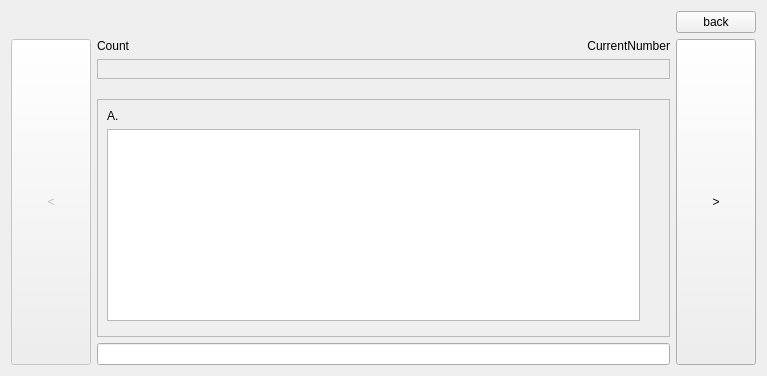
<?xml version="1.0" encoding="UTF-8"?>
<ui version="4.0">
 <class>Form</class>
 <widget class="QWidget" name="Form">
  <property name="geometry">
   <rect>
    <x>0</x>
    <y>0</y>
    <width>767</width>
    <height>376</height>
   </rect>
  </property>
  <property name="windowTitle">
   <string>Form</string>
  </property>
  <layout class="QGridLayout" name="gridLayout">
   <item row="1" column="1">
    <layout class="QHBoxLayout" name="horizontalLayout_2">
     <item>
      <widget class="QLabel" name="labelCount">
       <property name="sizePolicy">
        <sizepolicy hsizetype="Preferred" vsizetype="Maximum">
         <horstretch>0</horstretch>
         <verstretch>0</verstretch>
        </sizepolicy>
       </property>
       <property name="text">
        <string>Count</string>
       </property>
      </widget>
     </item>
     <item>
      <widget class="QLabel" name="labelCurrentNumber">
       <property name="sizePolicy">
        <sizepolicy hsizetype="Preferred" vsizetype="Maximum">
         <horstretch>0</horstretch>
         <verstretch>0</verstretch>
        </sizepolicy>
       </property>
       <property name="text">
        <string>CurrentNumber</string>
       </property>
       <property name="alignment">
        <set>Qt::AlignRight|Qt::AlignTrailing|Qt::AlignVCenter</set>
       </property>
      </widget>
     </item>
    </layout>
   </item>
   <item row="3" column="1">
    <spacer name="verticalSpacer_2">
     <property name="orientation">
      <enum>Qt::Vertical</enum>
     </property>
     <property name="sizeHint" stdset="0">
      <size>
       <width>20</width>
       <height>40</height>
      </size>
     </property>
    </spacer>
   </item>
   <item row="2" column="1">
    <widget class="QFrame" name="frameQuestion">
     <property name="frameShape">
      <enum>QFrame::StyledPanel</enum>
     </property>
     <property name="frameShadow">
      <enum>QFrame::Raised</enum>
     </property>
     <layout class="QVBoxLayout" name="verticalLayout"/>
    </widget>
   </item>
   <item row="5" column="1">
    <widget class="QLineEdit" name="lineEditAnswer">
     <property name="text">
      <string/>
     </property>
    </widget>
   </item>
   <item row="4" column="1">
    <widget class="QFrame" name="frameExplanation">
     <property name="sizePolicy">
      <sizepolicy hsizetype="Preferred" vsizetype="Fixed">
       <horstretch>0</horstretch>
       <verstretch>0</verstretch>
      </sizepolicy>
     </property>
     <property name="frameShape">
      <enum>QFrame::StyledPanel</enum>
     </property>
     <property name="frameShadow">
      <enum>QFrame::Raised</enum>
     </property>
     <layout class="QGridLayout" name="gridLayout_3">
      <item row="1" column="0">
       <widget class="QTextEdit" name="textEditExplanation">
        <property name="sizePolicy">
         <sizepolicy hsizetype="Expanding" vsizetype="Fixed">
          <horstretch>0</horstretch>
          <verstretch>0</verstretch>
         </sizepolicy>
        </property>
       </widget>
      </item>
      <item row="0" column="0">
       <widget class="QLabel" name="labelResult">
        <property name="sizePolicy">
         <sizepolicy hsizetype="Preferred" vsizetype="Fixed">
          <horstretch>0</horstretch>
          <verstretch>0</verstretch>
         </sizepolicy>
        </property>
        <property name="text">
         <string>A.</string>
        </property>
       </widget>
      </item>
      <item row="0" column="1" rowspan="3">
       <spacer name="verticalSpacer_3">
        <property name="orientation">
         <enum>Qt::Vertical</enum>
        </property>
        <property name="sizeHint" stdset="0">
         <size>
          <width>20</width>
          <height>40</height>
         </size>
        </property>
       </spacer>
      </item>
     </layout>
    </widget>
   </item>
   <item row="1" column="2" rowspan="5">
    <widget class="QPushButton" name="pushButtonNext">
     <property name="sizePolicy">
      <sizepolicy hsizetype="Minimum" vsizetype="Expanding">
       <horstretch>0</horstretch>
       <verstretch>0</verstretch>
      </sizepolicy>
     </property>
     <property name="text">
      <string>&gt;</string>
     </property>
    </widget>
   </item>
   <item row="1" column="0" rowspan="5">
    <widget class="QPushButton" name="pushButtonPrev">
     <property name="enabled">
      <bool>false</bool>
     </property>
     <property name="sizePolicy">
      <sizepolicy hsizetype="Minimum" vsizetype="Expanding">
       <horstretch>0</horstretch>
       <verstretch>0</verstretch>
      </sizepolicy>
     </property>
     <property name="text">
      <string>&lt;</string>
     </property>
    </widget>
   </item>
   <item row="0" column="0" colspan="3">
    <layout class="QHBoxLayout" name="horizontalLayout_1">
     <item>
      <spacer name="horizontalSpacer_4">
       <property name="orientation">
        <enum>Qt::Horizontal</enum>
       </property>
       <property name="sizeHint" stdset="0">
        <size>
         <width>40</width>
         <height>20</height>
        </size>
       </property>
      </spacer>
     </item>
     <item>
      <widget class="QPushButton" name="pushButtonBack">
       <property name="text">
        <string>back</string>
       </property>
      </widget>
     </item>
    </layout>
   </item>
  </layout>
 </widget>
 <resources/>
 <connections/>
</ui>
